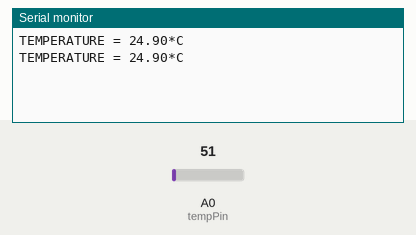
This sketch was run on a simulated Arduino Uno, built with avr-gcc and run on an emulated ATmega328P. Parts: the last lines printed to the serial monitor. The inputs (shaded band) are chosen by the test bench; at power-on: A0 (tempPin) = 51.

Above: at 1.8 s.
1.9 s: A0 (tempPin) set to 61
At 2.8 s:
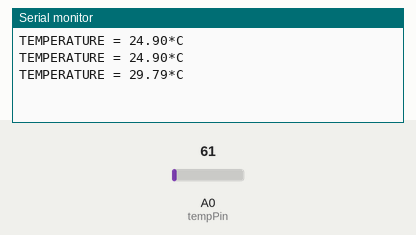
3.4 s: A0 (tempPin) set to 71
At 4.5 s:
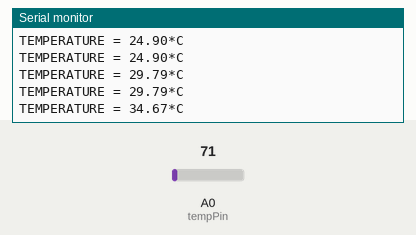
Timing chart, 0 to 6.4 s (numbered marks = the images above; inputs shaded):
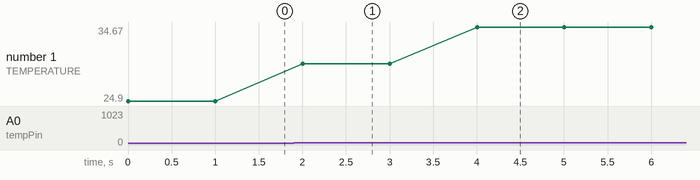

Measured:
- after the input at 1.9 s, the serial monitor: prints a new line after 0.10 s (image 1)
- after the input at 3.4 s, the serial monitor: prints a new line after 0.60 s (image 2)
- plotted number 1: 24.9 → 29.79 after the input at 1.9 s, 29.79 → 34.67 after the input at 3.4 s

The sketch:

LM35.ino
```cpp
#define tempPin (A0)

void setup()
{
    pinMode(tempPin, INPUT);
    Serial.begin(9600);
}

void loop()
{
    Serial.print("TEMPERATURE = ");
    Serial.print(analogRead(tempPin) * 0.48828125);
    Serial.print("*C");
    Serial.println();
    delay(1000);
}
```
